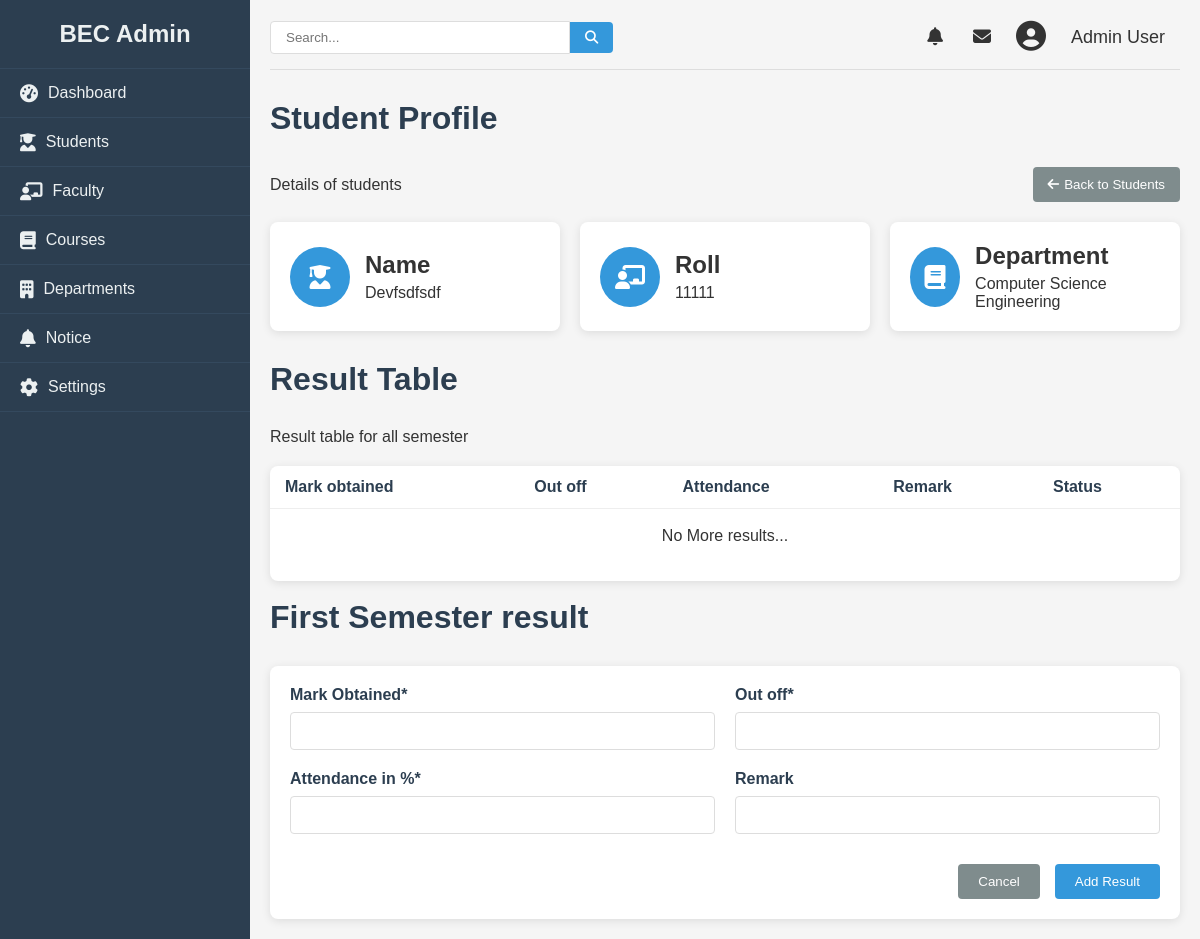
The app's page /admin/addresult/3 with its own data.
### college/model.py (models this page shows, shortened)
class Student(db.Model):
    id = db.Column(db.Integer, primary_key=True)
    name = db.Column(db.String(100), nullable=False)
    roll = db.Column(db.Integer, nullable=False)
    email = db.Column(db.String(100), unique=True, nullable=False)
    phone = db.Column(db.Integer, nullable=False)
    semester = db.Column(db.Integer, db.ForeignKey('semester.id'), nullable=False)
    dob = db.Column(db.Date, nullable=False)
    gender = db.Column(db.String, nullable=False)
    department = db.Column(db.String, nullable=False)
    address = db.Column(db.String, nullable=False)

class Semester(db.Model):
    id = db.Column(db.Integer, primary_key=True)
    name = db.Column(db.String(100), nullable=False)
    students = db.relationship('Student', backref='semester_', lazy=True)

### college/admin/addroute.py (the view, shortened to what this page needs)
@app.route("/admin/addresult/<id>", methods = ["GET", "POST"])
def addresult(id):
    student = Student.query.get(id)
    result = Result.query.filter_by(student_id=id)
    if not result:
        result = None
    return render_template("addresult.html", student=student, result = result)

### college/admin/templates/addresult.html (shortened to what this page needs)
{% from "macro/cmsnav.html" import cmsnav%}
{%extends "admbase.html"%}
{%block head%}
<link rel="stylesheet" href="{{url_for('static', filename='css/styles.css')}}">
<link rel="stylesheet" href="https://cdnjs.cloudflare.com/ajax/libs/font-awesome/6.4.0/css/all.min.css">
{%endblock%}
{%block content%}
<div class="container" w-tid="21">
    {{cmsnav()}}
    <main class="main-content" w-tid="111">
        <header class="top-header" w-tid="113">
            <div class="search-box" w-tid="115">
                <input type="text" placeholder="Search..." w-tid="117" />
                <button w-tid="119"><i class="fas fa-search" w-tid="121"></i></button>
            </div>
            <div class="user-profile" w-tid="123">
                <span class="notification" w-tid="125"><i class="fas fa-bell" w-tid="127"></i></span>
                <span class="message" w-tid="129"><i class="fas fa-envelope" w-tid="131"></i></span>
                <div class="profile-img" w-tid="133">
                    <i class="fas fa-user-circle" w-tid="135"></i>
                </div>
                <span class="username" w-tid="137">Admin User</span>
            </div>
        </header>
        <div id="dashboard-page" class="content-section" w-tid="139">
            <div class="dashboard" w-tid="141">
                <h1 w-tid="143">Student Profile</h1>
                <div class="students-header" w-tid="359">
                    <p w-tid="361">Details of students </p>
                    <a style="text-decoration: none; color:white" href="/admin/student">
                        <button id="cancel-add-student" class="back-button" w-tid="1515">
                            <i class="fas fa-arrow-left" w-tid="1517"></i> Back to Students
                        </button>
                    </a>
                </div>
                <div class="stats-cards" w-tid="145">
                    <div class="stat-card" w-tid="147">
                        <div class="stat-icon" w-tid="149"><i class="fas fa-user-graduate" w-tid="151"></i></div>
                        <div class="stat-details" w-tid="153">
                            <h3 w-tid="155">Name</h3>
                            <p w-tid="157">{{student.name |title}}</p>
                        </div>
                    </div>
                    <div class="stat-card" w-tid="159">
                        <div class="stat-icon" w-tid="161"><i class="fas fa-chalkboard-teacher" w-tid="163"></i></div>
                        <div class="stat-details" w-tid="165">
                            <h3 w-tid="167">Roll</h3>
                            <p w-tid="169">{{student.roll}}</p>
                        </div>
                    </div>
                    <div class="stat-card" w-tid="171">
                        <div class="stat-icon" w-tid="173"><i class="fas fa-book" w-tid="175"></i></div>
                        <div class="stat-details" w-tid="177">
                            <h3 w-tid="179">Department</h3>
                            <p w-tid="181">{{student.department }}</p>
                        </div>
                    </div>
                </div>
                <h1 w-tid="143">Result Table</h1>
                <div class="students-header" w-tid="359">
                    <p w-tid="361">Result table for all semester</p>
                </div>
                <div class="students-table" w-tid="415">
                    <table w-tid="417">
                        <thead w-tid="419">
                            <tr w-tid="421">
                                <th w-tid="425">Mark obtained</th>
                                <th w-tid="427">Out off</th>
                                <th w-tid="425">Attendance</th>
                                <th w-tid="429">Remark</th>
                                <th w-tid="433">Status</th>
                            </tr>
                        </thead>
                    </table>
                    {%if not result.id%}
                    <br>
                    <p style="text-align: center;">No More results...</p> <br><br>
                    {% endif %}
                </div>
                <br>
                <h1 w-tid="357">{{student.semester_.name}} result</h1>
                <div class="student-form-container" w-tid="1519">
                    <form id="add-result-form" method="POST" action="/admin/addresult/{{ student.id }}"
                        class="student-form" w-tid="1521">
                        <div class="form-row" w-tid="1537">
                            <div class="form-group" w-tid="1539">
                                <label for="new-email" w-tid="1541">Mark Obtained*</label>
                                <input type="number" id="new-email" name="mark" required="" w-tid="1543" value="">
                            </div>
                            <div class="form-group" w-tid="1545">
                                <label for="new-phone" w-tid="1547">Out off*</label>
                                <input type="number" id="new-phone" minlength="10" maxlength="15" name="outoff"
                                    required="" w-tid="1549" value="">
                            </div>
                        </div>
                        <div class="form-row" w-tid="1537">
                            <div class="form-group" w-tid="1539">
                                <label for="new-email" w-tid="1541">Attendance in %*</label>
                                <input type="number" id="new-email" name="attendance" required="" w-tid="1543" value="">
                            </div>
                            <div class="form-group" w-tid="1545">
                                <label for="new-phone" w-tid="1547">Remark</label>
                                <input type="text" id="new-phone" minlength="10" maxlength="15" name="remark"
                                    required="" w-tid="1549" value="">
                            </div>
                        </div>
                        <div class="form-actions" w-tid="1599">
                            <a href="/admin/student"><button type="button" id="cancel-add-student" class="cancel-btn"
                                    w-tid="1601">Cancel</button></a>
                            {%if data%}
                            <button type="submit" class="save-btn" w-tid="1603">Update Student</button>
                            {%else%}
                            <button type="submit" class="save-btn" w-tid="1603">Add Result</button>
                            {%endif%}
                        </div>
                    </form>
                </div>
            </div>
        </div>
    </main>
</div>
{%endblock%}

### college/static/css/styles.css (style rules this page uses)
* { margin: 0; padding: 0; box-sizing: border-box; }
body { font-family: Arial, sans-serif; background-color: #f5f5f5; color: #333; }
a { text-decoration: none; color:inherit; }
.container { display: flex; min-height: 100vh; }
.main-content { flex: 1; padding: 20px; }
.top-header { display: flex; justify-content: space-between; align-items: center; margin-bottom: 30px; padding-bottom: 15px; border-bottom: 1px solid #ddd; }
.search-box { display: flex; align-items: center; }
.search-box input { padding: 8px 15px; border: 1px solid #ddd; border-radius: 4px 0 0 4px; width: 300px; }
.search-box button { background: #3498db; color: white; border: none; padding: 8px 15px; border-radius: 0 4px 4px 0; cursor: pointer; }
.user-profile { display: flex; align-items: center; }
.user-profile span { margin: 0 15px; font-size: 18px; cursor: pointer; }
.profile-img { font-size: 30px; margin: 0 10px; }
.dashboard h1 { margin-bottom: 30px; color: #2c3e50; }
.stats-cards { display: grid; grid-template-columns: repeat(auto-fill, minmax(240px, 1fr)); gap: 20px; margin-bottom: 30px; }
.stat-card { background: white; border-radius: 8px; padding: 20px; box-shadow: 0 2px 10px rgba(0, 0, 0, 0.1); display: flex; align-items: center; }
.stat-icon { background: #3498db; color: white; width: 60px; height: 60px; border-radius: 50%; display: flex; align-items: center; justify-content: center; font-size: 24px; margin-right: 15px; }
.stat-details h3 { font-size: 24px; margin-bottom: 5px; }
table { width: 100%; border-collapse: collapse; }
th, td { padding: 12px 15px; text-align: left; border-bottom: 1px solid #eee; }
th { font-weight: bold; color: #2c3e50; }
.content-section { display: none; }
#dashboard-page { display: block; }
.students-header { display: flex; justify-content: space-between; align-items: center; margin-bottom: 20px; }
.students-table { background: white; border-radius: 8px; box-shadow: 0 2px 10px rgba(0, 0, 0, 0.1); overflow: hidden; }
.back-button { background-color: #7f8c8d; color: white; border: none; padding: 10px 15px; border-radius: 4px; cursor: pointer; display: flex; align-items: center; }
.back-button i { margin-right: 5px; }
.student-form-container { background: white; border-radius: 8px; padding: 20px; box-shadow: 0 2px 10px rgba(0, 0, 0, 0.1); }
.student-form { display: flex; flex-direction: column; gap: 20px; }
.form-row { display: flex; gap: 20px; }
.form-group { flex: 1; display: flex; flex-direction: column; }
.form-group label { margin-bottom: 8px; font-weight: bold; color: #2c3e50; }
.form-group input, .form-group select, .form-group textarea { padding: 10px; border: 1px solid #ddd; border-radius: 4px; font-size: 14px; }
.form-actions { display: flex; justify-content: flex-end; gap: 15px; margin-top: 10px; }
.cancel-btn { background-color: #7f8c8d; color: white; border: none; padding: 10px 20px; border-radius: 4px; cursor: pointer; }
.save-btn { background-color: #3498db; color: white; border: none; padding: 10px 20px; border-radius: 4px; cursor: pointer; }

### records on screen
Student: name "Devfsdfsdf", roll "11111", department "Computer Science Engineering"
Semester: semester_.name "First Semester"
